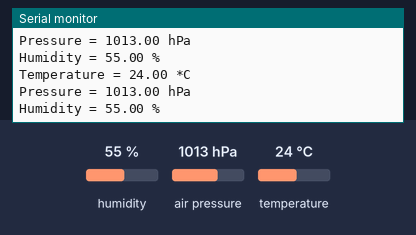
Simulated run of this sketch. Board: Arduino Uno, built with avr-gcc and run on an emulated ATmega328P. On the bench: the last lines printed to the serial monitor. The test bench sets the inputs (shaded band); at power-on: humidity 55 %, air pressure 1013 hPa, temperature 24 °C.

Above: at 1.8 s.
1.9 s: humidity set to 22 %
At 2.6 s:
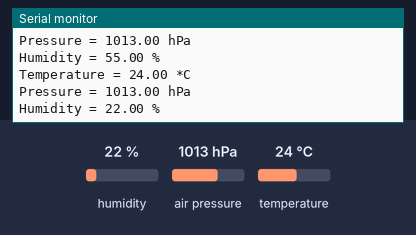
3.4 s: air pressure set to 952 hPa
At 4.5 s:
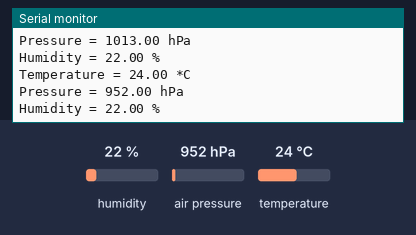
4.9 s: temperature set to 12 °C
At 5.4 s:
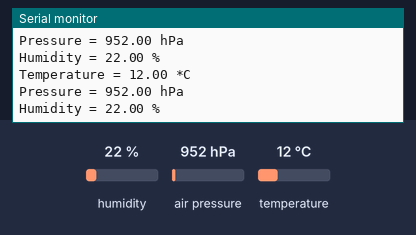

Measured:
- after the input at 1.9 s, the serial monitor: prints a new line after 0.16 s (image 1)
- after the input at 3.4 s, the serial monitor: prints a new line after 0.65 s (image 2)
- after the input at 4.9 s, the serial monitor: prints a new line after 0.13 s (image 3)

The sketch:

weatherMonitoring.ino
```cpp
#include <Wire.h>
#include <Adafruit_Sensor.h>
#include <Adafruit_BME280.h>

Adafruit_BME280 bme;

void setup() {
  Serial.begin(9600);
  if (!bme.begin(0x76)) {
    Serial.println("Could not find a valid BME280 sensor, check wiring!");
    while (1);
  }
}

void loop() {
  Serial.print("Temperature = ");
  Serial.print(bme.readTemperature());
  Serial.println(" *C");

  Serial.print("Pressure = ");
  Serial.print(bme.readPressure() / 100.0F);
  Serial.println(" hPa");

  Serial.print("Humidity = ");
  Serial.print(bme.readHumidity());
  Serial.println(" %");

  delay(1000);
}
```
